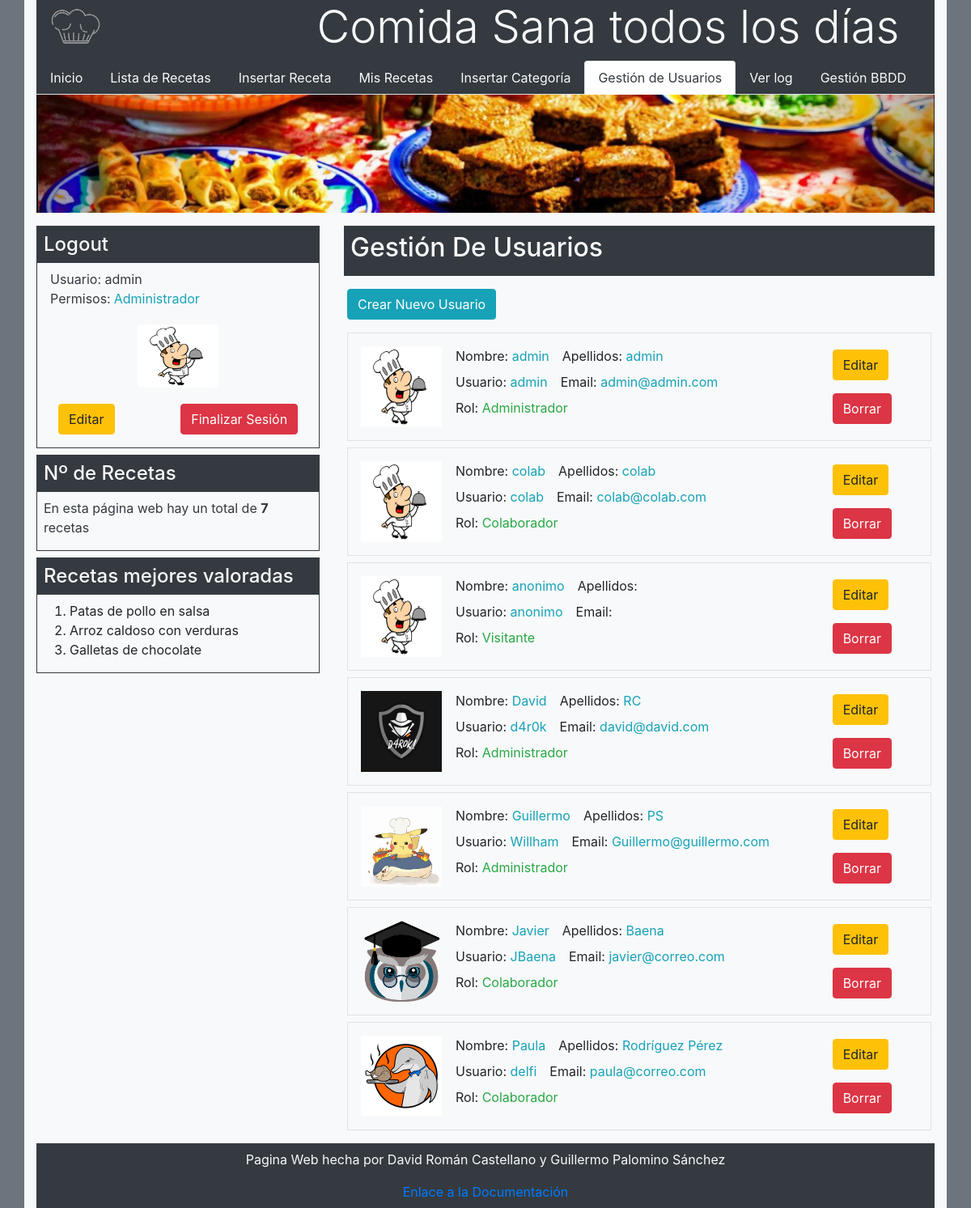
Screenshot of /gestionUsuarios.php (signed in) with the database file from the repository.
### tables this page shows
CREATE TABLE `usuarios` (
  `id` int(11) NOT NULL AUTO_INCREMENT,
  `nombre` varchar(200) NOT NULL,
  `apellidos` varchar(200) NOT NULL,
  `email` varchar(200) NOT NULL,
  `foto` varchar(200) DEFAULT NULL,
  `password` varchar(1000) NOT NULL,
  `tipo` varchar(100) NOT NULL,
  `usuario` varchar(100) NOT NULL,
  PRIMARY KEY (`id`)
);

### gestionUsuarios.php (called while the page is built, shortened)
<?php
require "./html/html.php";
require "./db/dbfunciones.php";
$pagina = basename($_SERVER['PHP_SELF']);
HTMLinicio("Gestión de Usuarios | Comida Sana para todos los días");
$tipoUsuario = "";
if(isset($_SESSION["id"])){
   $db = DBconexion();
   $datosUsuario = DBgetUsuario($db, $_SESSION["id"]);
   $tipoUsuario = $datosUsuario["tipo"];
}else{
   $tipoUsuario = "visitante";
}
HTMLnav(5,$tipoUsuario);
HTMLlogout($datosUsuario,$pagina);
$numRecetas = DBgetNumRecetas();
HTMLwidget1($numRecetas);
$topRecetas = DBgetTopRecetas();
HTMLwidget2($topRecetas);
HTMLtituloContenido("Gestión De Usuarios");
HTMLbotonCrearUsuario();
$usuarios = DBgetUsuarios();
HTMLverUsuarios($usuarios);
HTMLfin();
?>

### db/dbfunciones.php (called while the page is built, shortened)
<?php
function DBconexion() {
$db = mysqli_connect(DB_HOST,DB_USER,DB_PASSWD,DB_DATABASE);
mysqli_set_charset($db,"utf8");
return $db;
}
function DBgetUsuario($db,$id){
   $prep = mysqli_prepare($db,"SELECT * FROM usuarios WHERE id=?");
   mysqli_stmt_bind_param($prep,'i',$id);
   if(mysqli_stmt_execute($prep)){
        mysqli_stmt_bind_result($prep,$uid,$unombre,$uapellidos,$uemail,$ufoto,$upassword,$utipo,$uusuario);
        if (mysqli_stmt_fetch($prep)) {
          $datosUsuario['id'] = $uid;
          $datosUsuario['nombre'] = $unombre;
          $datosUsuario['apellidos'] = $uapellidos;
          $datosUsuario['email'] = $uemail;
          $datosUsuario['foto'] = $ufoto;
          $datosUsuario['clave'] = $upassword;
          $datosUsuario['tipo'] = $utipo;
          $datosUsuario['usuario'] = $uusuario;
       }else
          $datosUsuario = false;
   }
   else
      $datosUsuario = false;
   return $datosUsuario;
}
function DBgetUsuarios(){
   $db = DBconexion();
   $res = mysqli_query($db,"SELECT * FROM usuarios");
   if ($res) {
     if (mysqli_num_rows($res)>0) {
       $usuarios = mysqli_fetch_all($res,MYSQLI_ASSOC);
     } else {
       $usuarios = [];
     }
   } else {
     $usuarios = false;
   }
   return $usuarios;
}
function DBgetNumRecetas($cadenab=''){
   $db = DBconexion();
   $res = mysqli_query($db, 'SELECT COUNT(*) FROM receta $cadenab');
   $num = mysqli_fetch_row($res)[0];
   return $num;
}
?>

### html/html.php (the view, shortened to what this page needs)
<?php
function HTMLinicio($titulo){
echo <<< HTML
   <!DOCTYPE html>
   <html lang="es">
   <head>
     <meta charset="UTF-8">
     <meta name="author" content="David Román Castellano | Guillermo Palomino Sánchez">
     <link rel="icon" type="image/png" href="./styles/img/pages/logo.png">
     <title>{$titulo}</title>
     <link rel="stylesheet" href="https://stackpath.bootstrapcdn.com/bootstrap/4.5.0/css/bootstrap.min.css">
     <link rel="stylesheet" href="./styles/valoracion.css">
   </head>
   <body>
      <div class="container-fluid bg-secondary">
         <div class="container bg-light">
            <header class="bg-dark">
               <div class="row">
                  <div class="col-md-1 text-light ml-2">
                     <img src="./styles/img/pages/logo.png" class="img-fluid mx-2"width="80px" alt="logo">
                  </div>
                  <div class="col-md-10 mx-auto text-light text-right">
                     <h1 class="display-4 ">Comida Sana todos los días</h1>
                  </div>
               </div>
            </header>
HTML;
}
function HTMLfin(){
echo <<< HTML
   <footer class="bg-dark text-center py-2 px-2">
      <p class="text-light">Pagina Web hecha por David Román Castellano y Guillermo Palomino Sánchez</p>
      <a href="./DocumentacionTW.pdf">Enlace a la Documentación</a>
   </footer>
</div>
</div>
</body>
</html>
HTML;
}
function  HTMLnav($opcionActiva,$tipoUsuario){
   $paginas = ["index.php","listaRecetas.php","insertarReceta.php","misRecetas.php","insertarCategoria.php","gestionUsuarios.php","log.php","gestionBBDD.php"];
    switch ($tipoUsuario) {
       case "administrador":
         $items = ["Inicio","Lista de Recetas","Insertar Receta","Mis Recetas","Insertar Categoría","Gestión de Usuarios","Ver log","Gestión BBDD"];
         break;
    }
echo <<< HTML
    <nav>
    <ul class="nav nav-tabs bg-dark">
HTML;
   foreach ($items as $p => $v) {
      if($p == $opcionActiva){
         echo "<li class='nav-item'>";
         echo "<a class='nav-link active text-dark' href='".$paginas[$p]."'>".$items[$p]."</a>";
         echo "</li>";
      }else{
         echo "<li class='nav-item'>";
         echo "<a class='nav-link text-light' href='".$paginas[$p]."'>".$items[$p]."</a>";
         echo "</li>";
      }
   }
echo <<< HTML
   </ul>
   </nav>
   <img src="./styles/img/pages/imgcabecera.PNG" class="img-fluid" alt="Responsive image">
HTML;
}
function HTMLlogout($datosUsuario,$pagina){
$tipo = $datosUsuario['tipo'];
$correo = $datosUsuario['email'];
$tipo = ucfirst($tipo);
echo <<< HTML
      <div class="row mt-2">
      <div class="col-md-4">
      <div class="border-dark border border-dark my-2">
         <h4 class="bg-dark text-light px-2 py-2">Logout</h4>
         <p class='text-dark mx-3 my-0'>Usuario: {$datosUsuario['usuario']}</p>
         <div class="row ml-3">
            <p class='text-dark'>Permisos:</p>
            <p class="text-info ml-1">{$tipo}</p>
         </div>
         <img src="{$datosUsuario['foto']}" width="100px"class= "rounded mx-auto d-block my-1" alt="Imagen del usuario">
         <div class="row" id="botones">
HTML;
   if($tipo == "Administrador"){
echo <<< HTML
      <form class="row my-3 mx-auto" action="./editarUsuario.php" method="post">
         <input type="hidden" name="id" value ='{$datosUsuario['id']}'></input>
         <input type="submit" class="btn btn-warning mx-auto" value="Editar" name="accion"/>
      </form>
HTML;
   }
echo <<< HTML
            <form action="./db/sesions.php" method="post" class=" row my-3 mx-auto">
               <input type="hidden" name="pagina" value=$pagina />
               <input type="hidden" name="correo" value=$correo />
              <input type="submit" class="btn btn-danger mx-auto" value="Finalizar Sesión" name="login"></input>
            </form>
         </div>
HTML;
      echo "<input type='hidden' name='idUsuario' value='".$datosUsuario["id"]."'/></form></div>";
}
function HTMLwidget1($numRecetas){
   echo <<< HTML
      <div class="border-dark border border-dark my-2">
         <h4 class="bg-dark text-light px-2 py-2">Nº de Recetas</h4>
         <p class="text-dark mx-2"> En esta página web hay un total de <b>{$numRecetas}</b> recetas</p>
      </div>
HTML;
}
function HTMLwidget2($topRecetas){
   echo <<< HTML
   <div class="border-dark border border-dark my-2">
      <h4 class="bg-dark text-light px-2 py-2">Recetas mejores valoradas</h4>
      <ol>
HTML;
   foreach ($topRecetas as $r) {
      echo "<li>".$r."</li>";
   }
   echo "</ol></div></div>";
}
function HTMLtituloContenido($titulo){
echo <<< HTML
   <div class="col-md-8 my-2">
      <div class="bg-dark px-2 py-2">
         <h2 class="display-5 text-light">$titulo</h2>
      </div>
HTML;
}
function HTMLbotonCrearUsuario(){
echo <<< HTML
<form class="mx-1 my-3" action="insertarUsuario.php" method="post">
      <input type="submit" class="btn btn-info" value="Crear Nuevo Usuario"></input>
   </form>
HTML;
}
function HTMLverUsuarios($usuarios){
   foreach ($usuarios as $u) {
      $tipo = $u['tipo'];
      $tipo = ucfirst($tipo);
echo <<< HTML
         <div class="row my-2 mx-1 border">
            <img class="my-3 mx-3" src="{$u['foto']}" width="100"height=100>
            <div class="mx-3 my-3">
               <div class="row">
                  <p class="mt-0 mb-0">Nombre: <label class="text-info">{$u['nombre']}</label>
                  <p class="ml-3 mt-0 mb-0">Apellidos: <label class="text-info">{$u['apellidos']}</label>
               </div>
               <div class="row">
                  <p class="mt-0 mb-0">Usuario: <label class="text-info">{$u['usuario']}</label>
                  <p class="ml-3 mt-0 mb-0">Email: <label class="text-info">{$u['email']}</label>
               </div>
               <div class="row">
                  <p class="mt-0 mb-0">Rol: <label class="text-success">{$tipo}</p>
               </div>
            </div>
            <div class="my-auto ml-auto">
               <form class="my-auto" action="editarUsuario.php" method="post">
                  <input type="hidden" name="id" value ='{$u['id']}'></input>
                  <div class="row my-3 mr-5">
                     <input type="submit" class="btn btn-warning" name="accion" value="Editar"></input>
                  </div>
                  <div class="row my-3 mr-5">
                     <input type="submit" class="btn btn-danger" name="accion" value="Borrar"></input>
                  </div>
               </form>
            </div>
         </div>
HTML;
   }
   echo "</div></div>";
}
?>

### rows the page displays
usuarios: usuario "admin", tipo "Administrador", foto (placeholder picture), nombre "admin", apellidos "admin", email "admin@admin.com"
usuarios: foto (placeholder picture), nombre "colab", apellidos "colab", usuario "colab", email "colab@colab.com", tipo "Colaborador"
usuarios: foto (placeholder picture), nombre "anonimo", usuario "anonimo", tipo "Visitante"
usuarios: foto (picture), nombre "David", apellidos "RC", usuario "d4r0k", email "david@david.com", tipo "Administrador"
usuarios: foto (picture), nombre "Guillermo", apellidos "PS", usuario "Willham", email "Guillermo@guillermo.com", tipo "Administrador"
usuarios: foto (picture), nombre "Javier", apellidos "Baena", usuario "JBaena", email "javier@correo.com", tipo "Colaborador"
usuarios: foto (picture), nombre "Paula", apellidos "Rodríguez Pérez", usuario "delfi", email "paula@correo.com", tipo "Colaborador"

### other values shown
$items[$p] "Inicio"
$items[$p] "Lista de Recetas"
$items[$p] "Insertar Receta"
$items[$p] "Mis Recetas"
$items[$p] "Insertar Categoría"
$items[$p] "Gestión de Usuarios"
$items[$p] "Ver log"
$items[$p] "Gestión BBDD"
$numRecetas "7"
$r "Patas de pollo en salsa"
$r "Arroz caldoso con verduras"
$r "Galletas de chocolate"
$titulo "Gestión De Usuarios"
